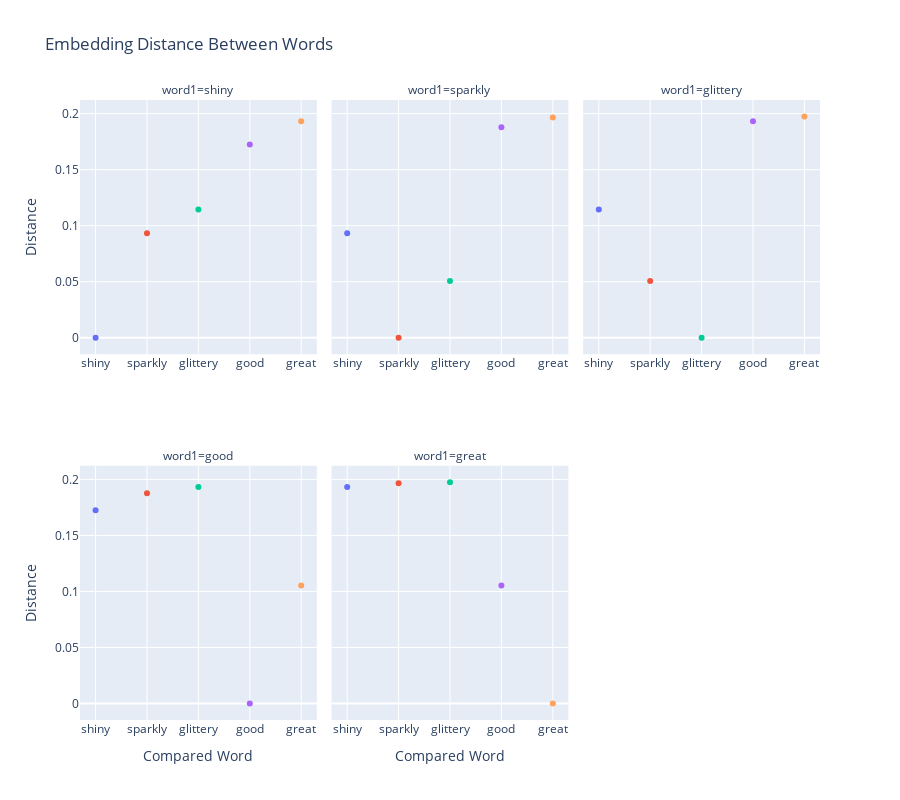

Write notebook code for a chart like this one.
### Code cell
plot_embedding_distances(words_df1)

### Figure 1 — Plotly figure (JSON) as saved in the notebook; plotly's stock layout.template omitted (floating-point values rounded to 4 significant figures)
{"data": [{"hovertemplate": "Compared Word=%{x}<br>word1=shiny<br>Distance=%{y}<extra></extra>", "legendgroup": "shiny", "marker": {"color": "#636efa", "symbol": "circle"}, "mode": "markers", "name": "shiny", "orientation": "v", "showlegend": false, "type": "scatter", "x": ["shiny"], "xaxis": "x4", "y": [0], "yaxis": "y4"}, {"hovertemplate": "Compared Word=%{x}<br>word1=sparkly<br>Distance=%{y}<extra></extra>", "legendgroup": "shiny", "marker": {"color": "#636efa", "symbol": "circle"}, "mode": "markers", "name": "shiny", "orientation": "v", "showlegend": false, "type": "scatter", "x": ["shiny"], "xaxis": "x5", "y": [0.09321], "yaxis": "y5"}, {"hovertemplate": "Compared Word=%{x}<br>word1=glittery<br>Distance=%{y}<extra></extra>", "legendgroup": "shiny", "marker": {"color": "#636efa", "symbol": "circle"}, "mode": "markers", "name": "shiny", "orientation": "v", "showlegend": false, "type": "scatter", "x": ["shiny"], "xaxis": "x6", "y": [0.1143], "yaxis": "y6"}, {"hovertemplate": "Compared Word=%{x}<br>word1=good<br>Distance=%{y}<extra></extra>", "legendgroup": "shiny", "marker": {"color": "#636efa", "symbol": "circle"}, "mode": "markers", "name": "shiny", "orientation": "v", "showlegend": false, "type": "scatter", "x": ["shiny"], "xaxis": "x", "y": [0.1725], "yaxis": "y"}, {"hovertemplate": "Compared Word=%{x}<br>word1=great<br>Distance=%{y}<extra></extra>", "legendgroup": "shiny", "marker": {"color": "#636efa", "symbol": "circle"}, "mode": "markers", "name": "shiny", "orientation": "v", "showlegend": false, "type": "scatter", "x": ["shiny"], "xaxis": "x2", "y": [0.1932], "yaxis": "y2"}, {"hovertemplate": "Compared Word=%{x}<br>word1=shiny<br>Distance=%{y}<extra></extra>", "legendgroup": "sparkly", "marker": {"color": "#EF553B", "symbol": "circle"}, "mode": "markers", "name": "sparkly", "orientation": "v", "showlegend": false, "type": "scatter", "x": ["sparkly"], "xaxis": "x4", "y": [0.09321], "yaxis": "y4"}, {"hovertemplate": "Compared Word=%{x}<br>word1=sparkly<br>Distance=%{y}<extra></extra>", "legendgroup": "sparkly", "marker": {"color": "#EF553B", "symbol": "circle"}, "mode": "markers", "name": "sparkly", "orientation": "v", "showlegend": false, "type": "scatter", "x": ["sparkly"], "xaxis": "x5", "y": [2.22e-16], "yaxis": "y5"}, {"hovertemplate": "Compared Word=%{x}<br>word1=glittery<br>Distance=%{y}<extra></extra>", "legendgroup": "sparkly", "marker": {"color": "#EF553B", "symbol": "circle"}, "mode": "markers", "name": "sparkly", "orientation": "v", "showlegend": false, "type": "scatter", "x": ["sparkly"], "xaxis": "x6", "y": [0.05065], "yaxis": "y6"}, {"hovertemplate": "Compared Word=%{x}<br>word1=good<br>Distance=%{y}<extra></extra>", "legendgroup": "sparkly", "marker": {"color": "#EF553B", "symbol": "circle"}, "mode": "markers", "name": "sparkly", "orientation": "v", "showlegend": false, "type": "scatter", "x": ["sparkly"], "xaxis": "x", "y": [0.1877], "yaxis": "y"}, {"hovertemplate": "Compared Word=%{x}<br>word1=great<br>Distance=%{y}<extra></extra>", "legendgroup": "sparkly", "marker": {"color": "#EF553B", "symbol": "circle"}, "mode": "markers", "name": "sparkly", "orientation": "v", "showlegend": false, "type": "scatter", "x": ["sparkly"], "xaxis": "x2", "y": [0.1966], "yaxis": "y2"}, {"hovertemplate": "Compared Word=%{x}<br>word1=shiny<br>Distance=%{y}<extra></extra>", "legendgroup": "glittery", "marker": {"color": "#00cc96", "symbol": "circle"}, "mode": "markers", "name": "glittery", "orientation": "v", "showlegend": false, "type": "scatter", "x": ["glittery"], "xaxis": "x4", "y": [0.1143], "yaxis": "y4"}, {"hovertemplate": "Compared Word=%{x}<br>word1=sparkly<br>Distance=%{y}<extra></extra>", "legendgroup": "glittery", "marker": {"color": "#00cc96", "symbol": "circle"}, "mode": "markers", "name": "glittery", "orientation": "v", "showlegend": false, "type": "scatter", "x": ["glittery"], "xaxis": "x5", "y": [0.05065], "yaxis": "y5"}, {"hovertemplate": "Compared Word=%{x}<br>word1=glittery<br>Distance=%{y}<extra></extra>", "legendgroup": "glittery", "marker": {"color": "#00cc96", "symbol": "circle"}, "mode": "markers", "name": "glittery", "orientation": "v", "showlegend": false, "type": "scatter", "x": ["glittery"], "xaxis": "x6", "y": [-4.441e-16], "yaxis": "y6"}, {"hovertemplate": "Compared Word=%{x}<br>word1=good<br>Distance=%{y}<extra></extra>", "legendgroup": "glittery", "marker": {"color": "#00cc96", "symbol": "circle"}, "mode": "markers", "name": "glittery", "orientation": "v", "showlegend": false, "type": "scatter", "x": ["glittery"], "xaxis": "x", "y": [0.1931], "yaxis": "y"}, {"hovertemplate": "Compared Word=%{x}<br>word1=great<br>Distance=%{y}<extra></extra>", "legendgroup": "glittery", "marker": {"color": "#00cc96", "symbol": "circle"}, "mode": "markers", "name": "glittery", "orientation": "v", "showlegend": false, "type": "scatter", "x": ["glittery"], "xaxis": "x2", "y": [0.1975], "yaxis": "y2"}, {"hovertemplate": "Compared Word=%{x}<br>word1=shiny<br>Distance=%{y}<extra></extra>", "legendgroup": "good", "marker": {"color": "#ab63fa", "symbol": "circle"}, "mode": "markers", "name": "good", "orientation": "v", "showlegend": false, "type": "scatter", "x": ["good"], "xaxis": "x4", "y": [0.1725], "yaxis": "y4"}, {"hovertemplate": "Compared Word=%{x}<br>word1=sparkly<br>Distance=%{y}<extra></extra>", "legendgroup": "good", "marker": {"color": "#ab63fa", "symbol": "circle"}, "mode": "markers", "name": "good", "orientation": "v", "showlegend": false, "type": "scatter", "x": ["good"], "xaxis": "x5", "y": [0.1877], "yaxis": "y5"}, {"hovertemplate": "Compared Word=%{x}<br>word1=glittery<br>Distance=%{y}<extra></extra>", "legendgroup": "good", "marker": {"color": "#ab63fa", "symbol": "circle"}, "mode": "markers", "name": "good", "orientation": "v", "showlegend": false, "type": "scatter", "x": ["good"], "xaxis": "x6", "y": [0.1931], "yaxis": "y6"}, {"hovertemplate": "Compared Word=%{x}<br>word1=good<br>Distance=%{y}<extra></extra>", "legendgroup": "good", "marker": {"color": "#ab63fa", "symbol": "circle"}, "mode": "markers", "name": "good", "orientation": "v", "showlegend": false, "type": "scatter", "x": ["good"], "xaxis": "x", "y": [1.554e-15], "yaxis": "y"}, {"hovertemplate": "Compared Word=%{x}<br>word1=great<br>Distance=%{y}<extra></extra>", "legendgroup": "good", "marker": {"color": "#ab63fa", "symbol": "circle"}, "mode": "markers", "name": "good", "orientation": "v", "showlegend": false, "type": "scatter", "x": ["good"], "xaxis": "x2", "y": [0.1052], "yaxis": "y2"}, {"hovertemplate": "Compared Word=%{x}<br>word1=shiny<br>Distance=%{y}<extra></extra>", "legendgroup": "great", "marker": {"color": "#FFA15A", "symbol": "circle"}, "mode": "markers", "name": "great", "orientation": "v", "showlegend": false, "type": "scatter", "x": ["great"], "xaxis": "x4", "y": [0.1932], "yaxis": "y4"}, {"hovertemplate": "Compared Word=%{x}<br>word1=sparkly<br>Distance=%{y}<extra></extra>", "legendgroup": "great", "marker": {"color": "#FFA15A", "symbol": "circle"}, "mode": "markers", "name": "great", "orientation": "v", "showlegend": false, "type": "scatter", "x": ["great"], "xaxis": "x5", "y": [0.1966], "yaxis": "y5"}, {"hovertemplate": "Compared Word=%{x}<br>word1=glittery<br>Distance=%{y}<extra></extra>", "legendgroup": "great", "marker": {"color": "#FFA15A", "symbol": "circle"}, "mode": "markers", "name": "great", "orientation": "v", "showlegend": false, "type": "scatter", "x": ["great"], "xaxis": "x6", "y": [0.1975], "yaxis": "y6"}, {"hovertemplate": "Compared Word=%{x}<br>word1=good<br>Distance=%{y}<extra></extra>", "legendgroup": "great", "marker": {"color": "#FFA15A", "symbol": "circle"}, "mode": "markers", "name": "great", "orientation": "v", "showlegend": false, "type": "scatter", "x": ["great"], "xaxis": "x", "y": [0.1052], "yaxis": "y"}, {"hovertemplate": "Compared Word=%{x}<br>word1=great<br>Distance=%{y}<extra></extra>", "legendgroup": "great", "marker": {"color": "#FFA15A", "symbol": "circle"}, "mode": "markers", "name": "great", "orientation": "v", "showlegend": false, "type": "scatter", "x": ["great"], "xaxis": "x2", "y": [2.22e-16], "yaxis": "y2"}], "layout": {"annotations": [{"font": {}, "showarrow": false, "text": "word1=good", "x": 0.16, "xanchor": "center", "xref": "paper", "y": 0.41, "yanchor": "bottom", "yref": "paper"}, {"font": {}, "showarrow": false, "text": "word1=great", "x": 0.5, "xanchor": "center", "xref": "paper", "y": 0.41, "yanchor": "bottom", "yref": "paper"}, {"font": {}, "showarrow": false, "text": "word1=shiny", "x": 0.16, "xanchor": "center", "xref": "paper", "y": 1, "yanchor": "bottom", "yref": "paper"}, {"font": {}, "showarrow": false, "text": "word1=sparkly", "x": 0.5, "xanchor": "center", "xref": "paper", "y": 1, "yanchor": "bottom", "yref": "paper"}, {"font": {}, "showarrow": false, "text": "word1=glittery", "x": 0.84, "xanchor": "center", "xref": "paper", "y": 1, "yanchor": "bottom", "yref": "paper"}], "height": 800, "legend": {"title": {"text": "Compared Word"}, "tracegroupgap": 0}, "title": {"text": "Embedding Distance Between Words"}, "xaxis": {"anchor": "y", "categoryarray": ["shiny", "sparkly", "glittery", "good", "great"], "categoryorder": "array", "domain": [0, 0.32], "matches": "x", "showticklabels": true, "title": {"text": "Compared Word"}}, "xaxis2": {"anchor": "y2", "categoryarray": ["shiny", "sparkly", "glittery", "good", "great"], "categoryorder": "array", "domain": [0.34, 0.66], "matches": "x", "showticklabels": true, "title": {"text": "Compared Word"}}, "xaxis3": {"anchor": "y3", "categoryarray": ["shiny", "sparkly", "glittery", "good", "great"], "categoryorder": "array", "domain": [0.68, 1.0], "matches": "x", "showticklabels": true, "title": {"text": "Compared Word"}}, "xaxis4": {"anchor": "y4", "domain": [0, 0.32], "matches": "x", "showticklabels": true}, "xaxis5": {"anchor": "y5", "domain": [0.34, 0.66], "matches": "x", "showticklabels": true}, "xaxis6": {"anchor": "y6", "domain": [0.68, 1.0], "matches": "x", "showticklabels": true}, "yaxis": {"anchor": "x", "domain": [0, 0.41], "title": {"text": "Distance"}}, "yaxis2": {"anchor": "x2", "domain": [0, 0.41], "matches": "y", "showticklabels": false}, "yaxis3": {"anchor": "x3", "domain": [0, 0.41], "matches": "y", "showticklabels": false}, "yaxis4": {"anchor": "x4", "domain": [0.59, 1], "matches": "y", "title": {"text": "Distance"}}, "yaxis5": {"anchor": "x5", "domain": [0.59, 1], "matches": "y", "showticklabels": false}, "yaxis6": {"anchor": "x6", "domain": [0.59, 1], "matches": "y", "showticklabels": false}}}
